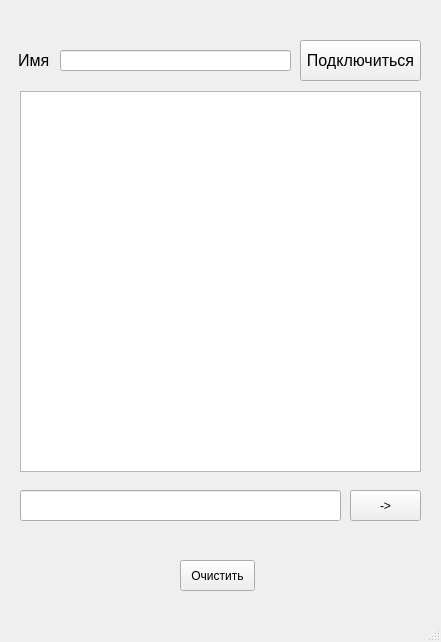
<?xml version="1.0" encoding="UTF-8"?>
<ui version="4.0">
 <class>MainWindow</class>
 <widget class="QMainWindow" name="MainWindow">
  <property name="geometry">
   <rect>
    <x>0</x>
    <y>0</y>
    <width>441</width>
    <height>642</height>
   </rect>
  </property>
  <property name="windowTitle">
   <string>MainWindow</string>
  </property>
  <widget class="QWidget" name="centralwidget">
   <widget class="QPushButton" name="connectButton">
    <property name="geometry">
     <rect>
      <x>300</x>
      <y>40</y>
      <width>121</width>
      <height>41</height>
     </rect>
    </property>
    <property name="font">
     <font>
      <pointsize>12</pointsize>
     </font>
    </property>
    <property name="text">
     <string>Подключиться</string>
    </property>
   </widget>
   <widget class="QPushButton" name="sendButton">
    <property name="geometry">
     <rect>
      <x>350</x>
      <y>490</y>
      <width>71</width>
      <height>31</height>
     </rect>
    </property>
    <property name="text">
     <string>-&gt;</string>
    </property>
   </widget>
   <widget class="QLineEdit" name="nameInput">
    <property name="geometry">
     <rect>
      <x>60</x>
      <y>50</y>
      <width>231</width>
      <height>21</height>
     </rect>
    </property>
   </widget>
   <widget class="QLineEdit" name="messageInput">
    <property name="geometry">
     <rect>
      <x>20</x>
      <y>490</y>
      <width>321</width>
      <height>31</height>
     </rect>
    </property>
    <property name="cursorPosition">
     <number>0</number>
    </property>
   </widget>
   <widget class="QLabel" name="inputName">
    <property name="geometry">
     <rect>
      <x>18</x>
      <y>50</y>
      <width>51</width>
      <height>21</height>
     </rect>
    </property>
    <property name="font">
     <font>
      <pointsize>12</pointsize>
     </font>
    </property>
    <property name="text">
     <string>Имя</string>
    </property>
   </widget>
   <widget class="QTextBrowser" name="chatDisplay">
    <property name="geometry">
     <rect>
      <x>20</x>
      <y>91</y>
      <width>401</width>
      <height>381</height>
     </rect>
    </property>
   </widget>
   <widget class="QPushButton" name="clearAllButton">
    <property name="geometry">
     <rect>
      <x>180</x>
      <y>560</y>
      <width>75</width>
      <height>31</height>
     </rect>
    </property>
    <property name="text">
     <string>Очистить</string>
    </property>
   </widget>
  </widget>
  <widget class="QMenuBar" name="menubar">
   <property name="geometry">
    <rect>
     <x>0</x>
     <y>0</y>
     <width>441</width>
     <height>22</height>
    </rect>
   </property>
  </widget>
  <widget class="QStatusBar" name="statusbar"/>
 </widget>
 <resources/>
 <connections/>
</ui>
